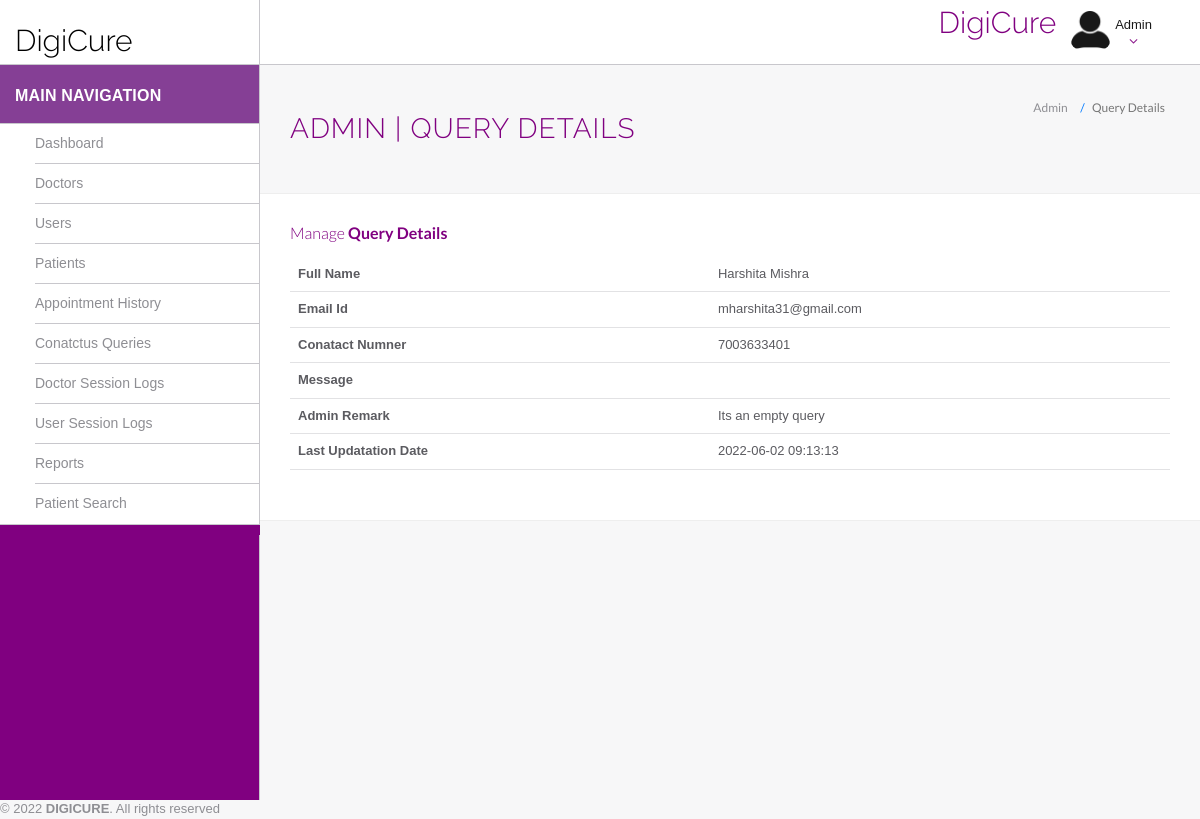
The app's page /hms/admin/query-details.php?id=4 with its own data.
### tables this page shows
CREATE TABLE `tblcontactus` (
  `id` int(11) NOT NULL,
  `fullname` varchar(255) DEFAULT NULL,
  `email` varchar(255) DEFAULT NULL,
  `contactno` bigint(12) DEFAULT NULL,
  `message` mediumtext DEFAULT NULL,
  `PostingDate` timestamp NULL DEFAULT current_timestamp(),
  `AdminRemark` mediumtext DEFAULT NULL,
  `LastupdationDate` timestamp NULL DEFAULT NULL ON UPDATE current_timestamp(),
  `IsRead` int(11) DEFAULT NULL
);

### hms/admin/query-details.php (the view, shortened to what this page needs)
<?php
include('helper/config.php');
?>
<!DOCTYPE html>
<html lang="en">
	<head>
        <link rel="stylesheet" href="https://cdn.jsdelivr.net/npm/bootstrap@3.4.1/dist/css/bootstrap.min.css">
        <link rel="stylesheet" href="https://cdnjs.cloudflare.com/ajax/libs/font-awesome/4.7.0/css/font-awesome.min.css">
		<link rel="stylesheet" href="assets/css/styles.css">
	</head>
	<body>
		<div id="app">
<?php include('helper/sidebar.php');?>
			<div class="app-content">
						<?php include('helper/header.php');?>
				<div class="main-content" >
					<div class="wrap-content container" id="container">
						<section id="page-title">
							<div class="row">
								<div class="col-sm-8">
									<h1 class="mainTitle">Admin | Query Details</h1>
																	</div>
								<ol class="breadcrumb">
									<li>
										<span>Admin</span>
									</li>
									<li class="active">
										<span>Query Details</span>
									</li>
								</ol>
							</div>
						</section>
						<div class="container-fluid container-fullw bg-white">
									<div class="row">
								<div class="col-md-12">
									<h5 class="over-title margin-bottom-15">Manage <span class="text-bold">Query Details</span></h5>
									<table class="table table-hover" id="sample-table-1">
										<tbody>
<?php
$qid=intval($_GET['id']);
$sql=mysqli_query($con,"select * from tblcontactus where id='$qid'");
while($row=mysqli_fetch_array($sql))
{
?>
											<tr>
												<th>Full Name</th>
												<td><?php echo $row['fullname'];?></td>
											</tr>
											<tr>
												<th>Email Id</th>
												<td><?php echo $row['email'];?></td>
											</tr>
											<tr>
												<th>Conatact Numner</th>
												<td><?php echo $row['contactno'];?></td>
											</tr>
											<tr>
												<th>Message</th>
												<td><?php echo $row['message'];?></td>
												</tr>
<?php if($row['AdminRemark']==""){?>
<form name="query" method="post">
	<tr>
												<th>Admin Remark</th>
												<td><textarea name="adminremark" class="form-control" required="true"></textarea></td>
												</tr>
												<tr>
													<td>&nbsp;</td>
													<td>
														<button type="submit" class="btn btn-primary pull-left" name="update">
		Update <i class="fa fa-arrow-circle-right"></i>
								</button>
													</td>
												</tr>
</form>
													<?php } else {?>
	<tr>
												<th>Admin Remark</th>
												<td><?php echo $row['AdminRemark'];?></td>
												</tr>
<tr>
												<th>Last Updatation Date</th>
												<td><?php echo $row['LastupdationDate'];?></td>
												</tr>
											<?php
											 }} ?>
										</tbody>
									</table>
								</div>
							</div>
								</div>
							</div>
						</div>
					</div>
				</div>
	<?php include('helper/footer.php');?>
	</body>
</html>

### records on screen
tblcontactus: fullname "Harshita Mishra", email "mharshita31@gmail.com", contactno "7003633401", AdminRemark "Its an empty query", LastupdationDate "2022-06-02 09:13:13"
